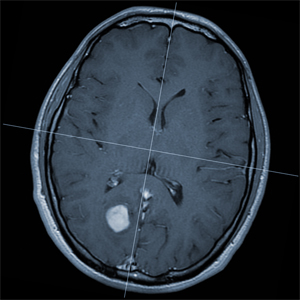
%> input picture MRI.jpg, 300 x 300 px
$ octave Image_registration.m   (GNU Octave 9; MATLAB toolbox functions it lacks are replaced by stand-ins)
%> lines starting %> are read from the running program, lines starting %| are printed output that depends on the picture
clc
clear all
close all


[file,path] = uigetfile('*.*');
%> the answer given: MRI.jpg
f1 = fullfile(path,file);
if prod(double(file) == 0) && prod(double(path) == 0)
    return
end
a = imread(f1);   % image that will be transformed
%> a is the input picture: size 300x300x3 uint8; mean R, G, B 39, 47.8, 56.7

in = input('Do you want to enhance? (Press 1 for yes 2 for No): ');
%> the answer given: 'y'

if in == 1
  a = main_pipeline(a);
endif


[file,path] = uigetfile('*.*');
%> the answer given: Stroke.jpg
f1 = fullfile(path,file);
if prod(double(file) == 0) && prod(double(path) == 0)
    return
end
a1 = imread(f1);    % reference/base image
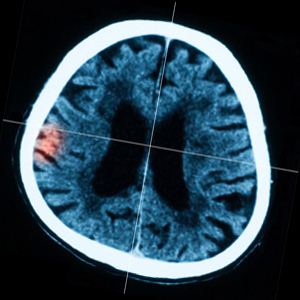
%> input picture Stroke.jpg, 300 x 300 px
%> a1 is the input picture: size 300x300x3 uint8; mean R, G, B 44.9, 67, 80.2

b = size(a);
%> b = [300 300 3]


% select points in the reference image and corresponsing points in the image to be transformed

n = 8;
Fig = figure('Position', get(0, 'Screensize'));
%annotation('textbox',[.445 .5 .4 .5],'String',['Select ',num2str(n),' points in both the images'],'FitBoxToText','on')
annotation("textbox", [0.45 0.9 .4 .5], "string", ...
             {"Select ",num2str(n)," points in both the images"}, "fontsize", 24, ...
             "horizontalalignment", "center", "fitboxtotext", "on");
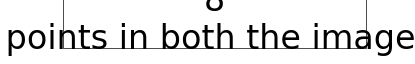
%> figure redrawn from the program's plot data
subplot(1,2,1)
image(a);
axis image
colormap gray
title('Click a point in this image')
a=double(a);
%> a: size 300x300x3 double
subplot(1,2,2)
image(a1);
axis image
colormap gray
title('Then click the corresponding point in this reference image')
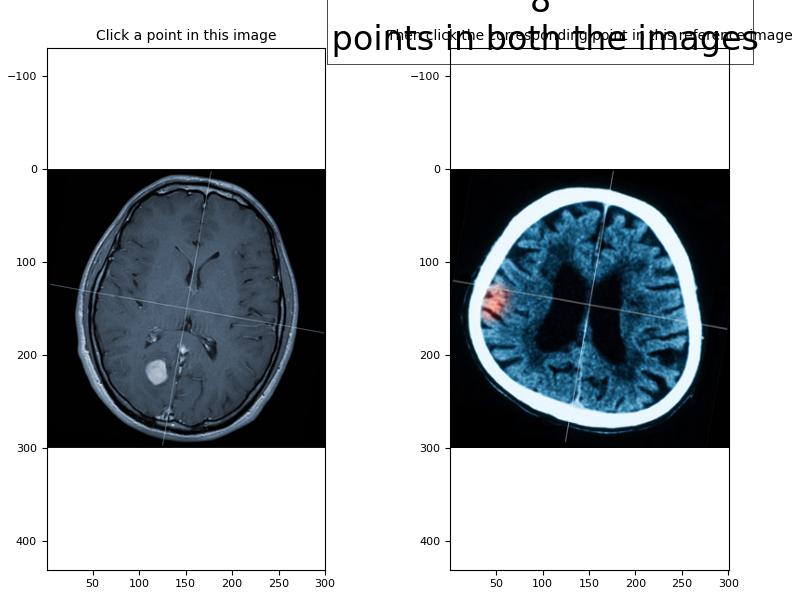
%> figure redrawn from the program's plot data, 3 panels

%initializing necessary variables for taking input

x = zeros(1,n);
y = zeros(1,n);
x1 = zeros(1,n);
y1 = zeros(1,n);

for i= 1:n
%> (the run ends here)
